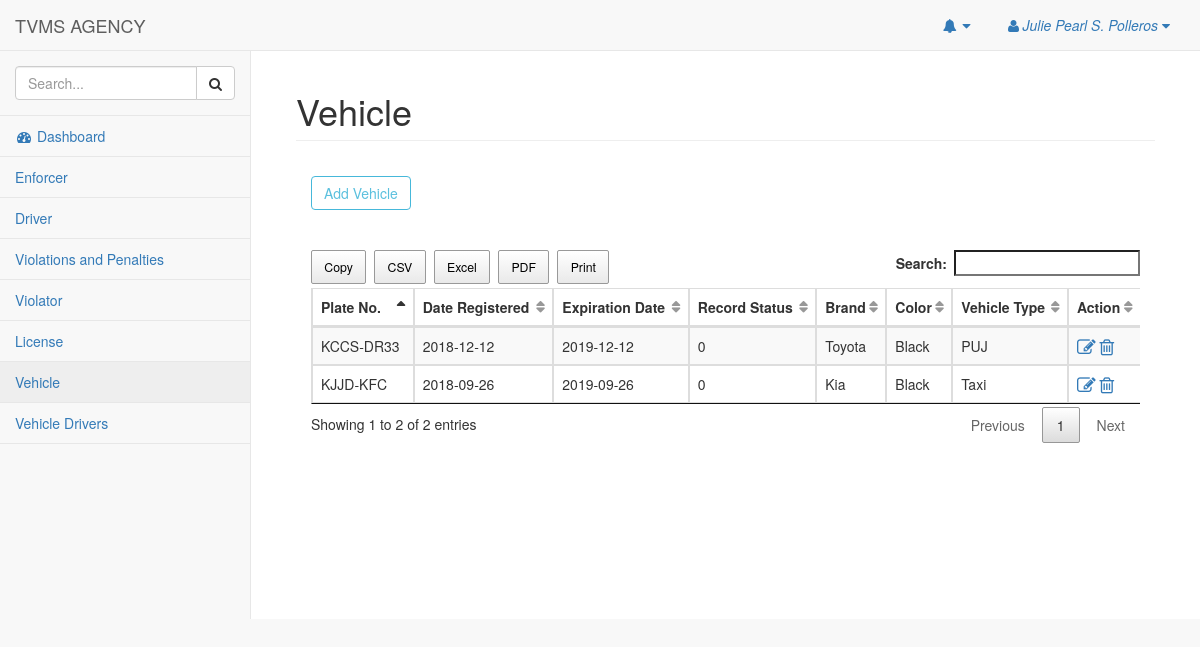
The page /pages/vehicles.php (signed in) on the database as committed earlier.
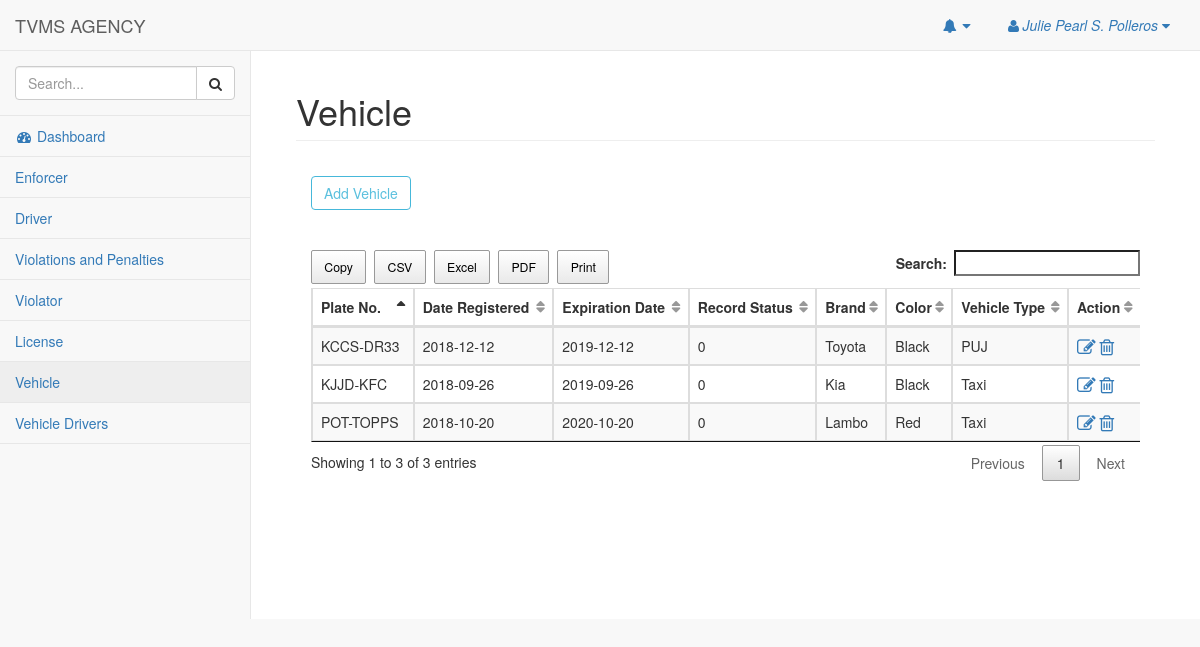
The same page on the database as committed later.
### tables this page shows
CREATE TABLE `vehicle` (
  `vehicle_plateNo` varchar(10) NOT NULL,
  `vehicle_brand` varchar(100) NOT NULL,
  `vehicle_color` varchar(100) NOT NULL,
  `vehicle_lastRegisteredDate` date NOT NULL,
  `vehicle_expiryDate` date NOT NULL,
  `vehicle_status` varchar(100) NOT NULL,
  `vehicle_type` varchar(100) NOT NULL
);

### pages/model/vehicleModel.php (called while the page is built, shortened)
<?php
require 'dbhelper/dbhelper.php';
Class Vehicle extends DBHelper{
    private $table = 'vehicle';
    function __construct(){
        return DBHelper::__construct();
    }
     function getVehicle(){
         return DBHelper::getAll($this->table);
     }
}

### pages/dbhelper/dbhelper.php (called while the page is built, shortened)
<?php
Class DBHelper{
    private $host = "localhost";
    private $db = "tvms";
    private $user = "root";
    private $pass = "";
    private $conn;
    function __construct(){
        try{
            $this->conn = new PDO("mysql:host=$this->host;dbname=$this->db",$this->user,$this->pass);
        }catch(PDOException $e){
            echo $e->getMessage();
        }
    }
    function getAll($table){
        $sql = "SELECT * FROM $table";
        $stmt = $this->conn->prepare($sql);
        $stmt->execute();
        $row = $stmt->fetchAll(PDO::FETCH_ASSOC);
        return $row;
    }
}

### pages/vehicles.php (the view, shortened to what this page needs)
<?php
    include_once 'model/vehicleModel.php';
    $vehicle = new Vehicle();
?>
<!DOCTYPE html>
<html lang="en">
<head>
    <link href="../vendor/bootstrap/css/bootstrap.min.css" rel="stylesheet">
    <link href="../vendor/metisMenu/metisMenu.min.css" rel="stylesheet">
    <link href="../dist/css/sb-admin-2.css" rel="stylesheet">
    <link href="../vendor/morrisjs/morris.css" rel="stylesheet">
    <link href="../vendor/font-awesome/css/font-awesome.min.css" rel="stylesheet" type="text/css">
    <link rel="stylesheet" href="../dist/css/jquery.dataTables.min.css">
    <link rel="stylesheet" href="../dist/css/buttons.dataTables.min.css">
</head>
<body>
    <?php include_once "nav.php"; ?>
        <div id="page-wrapper">
            <div class="container-fluid">
                <div class="row">
                    <div class="col-lg-12">
                        <h1 class="page-header">Vehicle</h1>
                    </div>
                </div>
                <div class="panel-body">
                        <p>
                            <button type="button" class="btn btn-outline btn-info"  data-toggle="modal" data-target="#licenseModal">Add Vehicle</button>
                        </p>
                    </div>
                    <div class="panel-body">
                        <div class="table-responsive">
                            <table class="table table-hover table-striped table-bordered" id="example" width="100%">
                                <thead>
                                    <tr>
                                        <th>Plate No.</th>
                                        <th>Date Registered</th>
                                        <th>Expiration Date</th>
                                        <th>Record Status</th>
                                        <th>Brand</th>
                                        <th>Color</th>
                                        <th>Vehicle Type</th>
                                        <th>Action</th>
                                    </tr>
                                </thead>
                                <tbody>
                                <?php
                                    $data = $vehicle->getVehicle();
                                    foreach($data as $datas){
                                ?>
                                    <tr>
                                        <td><?php echo $datas['vehicle_plateNo'] ?></td>
                                        <td><?php echo $datas['vehicle_lastRegisteredDate'] ?></td>
                                        <td><?php echo $datas['vehicle_expiryDate'] ?></td>
                                        <td><?php echo $datas['vehicle_status'] ?></td>
                                        <td><?php echo $datas['vehicle_brand'] ?></td>
                                        <td><?php echo $datas['vehicle_color'] ?></td>
                                        <td><?php echo $datas['vehicle_type'] ?></td>
                                        <td>
                                            <a href="#edit<?php echo $datas['vehicle_plateNo'] ?>" data-toggle="modal"><i class="fa fa-pencil-square-o fa-lg" aria-hidden="true" style="text-decoration:none" ></i></button>
                                            <a onclick='javascript:confirmation($(this));return false;' href="deleteLicense.php?id=<?php echo $datas['vehicle_plateNo'] ?>" style="text-decoration:none" > <i class="fa fa-trash-o fa-lg" aria-hidden="true"></i> </a>
                                        </td>
                                    </tr>
                                <?php
                                    }
                                ?>
                                </tbody>
                            </table>
                        </div>
                    </div>
            </div>
        </div>
    </div>
</body>
</html>

Rows that differ between the two databases and show on the page:
added vehicle: vehicle_plateNo "POT-TOPPS", vehicle_lastRegisteredDate "2018-10-20", vehicle_expiryDate "2020-10-20", vehicle_status "0", vehicle_brand "Lambo", vehicle_color "Red", vehicle_type "Taxi"
Other text that changed with them:
text written by a page script: "Copy CSV Excel PDF Print Search: Showing 1 to 2 of 2 entries Previous 1 Next" → "Copy CSV Excel PDF Print Search: Showing 1 to 3 of 3 entries Previous 1 Next"
